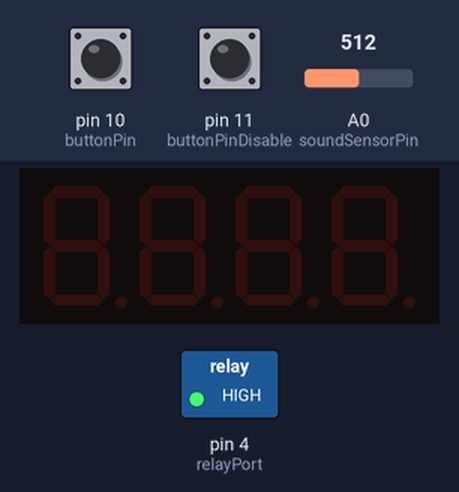
This sketch was run on a simulated Arduino Uno, built with avr-gcc and run on an emulated ATmega328P. On the bench: 4-digit seven-segment display, switched loads named in the sketch (green lamp = pin HIGH). The inputs (shaded band) are chosen by the test bench; at power-on: pin 10 (buttonPin) HIGH, pin 11 (buttonPinDisable) HIGH, A0 (soundSensorPin) = 512. The local clock reads 2024-03-15 10:24:30 at power-on unless the sketch sets it.

Above: at 1.7 s.
1.8 s: pin 10 (buttonPin) pulled LOW for 0.65 s
At 3.0 s:
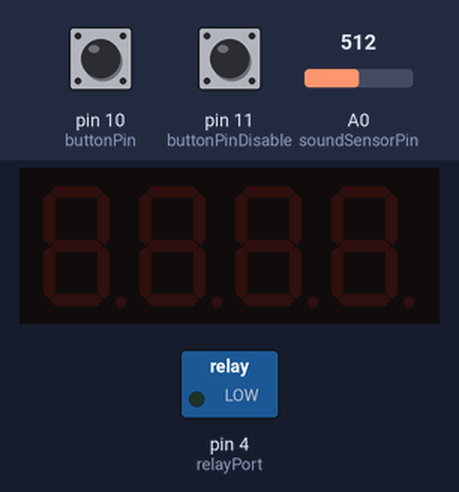
4.6 s: pin 11 (buttonPinDisable) pulled LOW for 0.65 s
At 6.1 s:
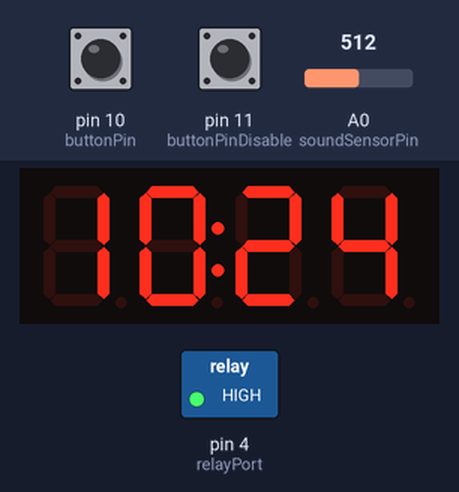
7.7 s: pin 10 (buttonPin) pulled LOW for 3.2 s
At 9.5 s:
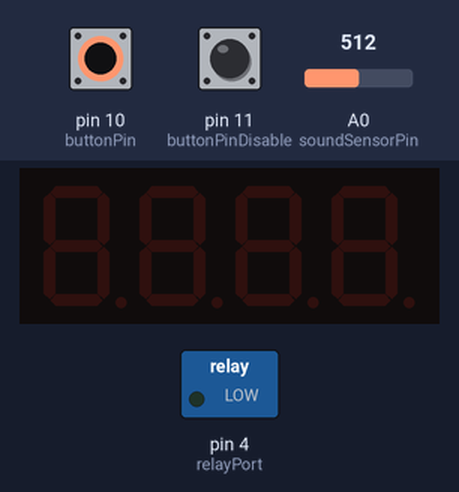
Timing chart, 0 to 12.9 s (numbered marks = the images above; inputs shaded):
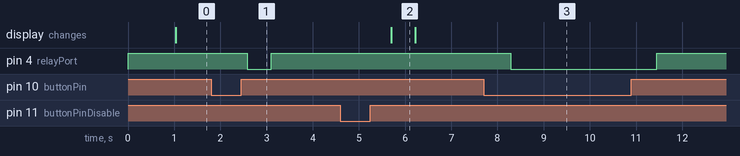

The sketch:

clockLedTempRele.ino
```cpp
//led clock
#include <DS3231.h>
#include <Wire.h>
#include "TM1637.h"

#define CLK 9//Pins for TM1637
#define DIO 8

TM1637 tm1637(CLK,DIO);

const int buttonPin = 10, buttonPinDisable = 11;
const int relayPort = 4;
int buttonState = 0, buttonDisableState = 0;
boolean readOtherValues = false;
int disableLed = -1;
int disableLight = 1;
int soundSensorPin = A0;
int soundSensorValue = 0;

DS3231 Clock;
bool Century=false, h12, PM;

int myHour, myMinutes, myDate, myMonth, myYear;

void setup(){
  Serial.begin(9600);
  Wire.begin();
  pinMode(buttonPin, INPUT_PULLUP);
  pinMode(buttonPinDisable, INPUT_PULLUP);
  pinMode(soundSensorPin,INPUT);
  pinMode(relayPort, OUTPUT);
  digitalWrite(relayPort, HIGH);
//    Clock.setClockMode(false);
//    Clock.setYear(18);
//    Clock.setMonth(05);
//    Clock.setDate(17);
//    Clock.setHour(21);
//    Clock.setMinute(55);
//    Clock.setSecond(30);

  tm1637.init();
  tm1637.set(BRIGHT_DARKEST);
  //BRIGHT_TYPICAL = 2,BRIGHT_DARKEST = 0,BRIGHTEST = 7;

  delay(500);

 }

void loop(){
  soundSensorValue = analogRead(soundSensorPin);
  buttonState = digitalRead(buttonPin);
  buttonDisableState = digitalRead(buttonPinDisable);

  getHoursAndMinutes();

  if(soundSensorValue > 200){
    disableLed = 1;
    disableLight = 1;
    soundSensorValue=0;
    delay(500);
  }


  if (buttonState == LOW && buttonDisableState == HIGH){
    readOtherValues = true;
    disableLight = - disableLight;
    delay(10);
  } else {
    readOtherValues = false;
  }

  if (buttonDisableState == LOW && buttonState == HIGH){
    disableLed = - disableLed;
    disableLight = 1;
    delay(500);
  }


  if (disableLight == -1){
    digitalWrite(relayPort, LOW);
  } else {
    digitalWrite(relayPort, HIGH);
  }

  if (myHour == 6 && myMinutes == 0){
    disableLed = -1;
  }

  if (disableLed == -1){

    //getHoursAndMinutes();

    int digitoneHour = myHour / 10;
    int digittwoHour = myHour % 10;
    int digitoneMin = myMinutes / 10;
    int digittwoMin = myMinutes % 10;

    if (readOtherValues){
      delay (100);
      int temp = Clock.getTemperature();
      int digitoneT = temp / 10;
      int digittwoT = temp % 10;
      int digitOneDate = myDate / 10;
      int digitTwoDate = myDate % 10;
      int digitOneMonth = myMonth / 10;
      int digitTwoMonth = myMonth % 10;
      int digitOneYear  = myYear / 1000;
      int digitTwoYear = (myYear / 100)%10;
      int digitThreeYear = (myYear % 100)/10;
      int digitFourYear = myYear % 10;;
      tm1637.point(POINT_OFF);

      tm1637.display(0,digitOneDate);
      tm1637.display(1,digitTwoDate);

      tm1637.display(2,digitOneMonth);
      tm1637.display(3,digitTwoMonth);
      delay (2000);
      tm1637.display(0,digitOneYear);
      tm1637.display(1,digitTwoYear);
      tm1637.display(2,digitThreeYear);
      tm1637.display(3,digitFourYear);
      delay (2000);
      tm1637.clearDisplay();
      tm1637.display(0,digitoneT);
      tm1637.display(1,digittwoT);
      tm1637.display(2,12);
      delay (2000);
      readOtherValues = false;
    } else {
      tm1637.point(POINT_ON);
      int digitoneHour = myHour / 10;
      int digittwoHour = myHour % 10;
      int digitoneMin = myMinutes / 10;
      int digittwoMin = myMinutes % 10;
      tm1637.display(0,digitoneHour);
      tm1637.display(1,digittwoHour);
      tm1637.display(2,digitoneMin);
      tm1637.display(3,digittwoMin);
  }
  } else {
    tm1637.point(POINT_OFF);
    tm1637.clearDisplay();
  }


}


void getHoursAndMinutes() {
  myHour = Clock.getHour(h12, PM);
  myMinutes = Clock.getMinute();
  myDate = Clock.getDate();
  myMonth = Clock.getMonth(Century);
  myYear = 2000 + Clock.getYear();
}
```

Measured:
- after the input at 1.8 s, pin 4 (relayPort): HIGH → LOW after 0.78 s, → HIGH 0.52 s later
- after the input at 4.6 s, the display: changes after 1.1 s (image 2)
- after the input at 7.7 s, pin 4 (relayPort): HIGH → LOW after 0.59 s, → HIGH 3.2 s later
- what the display in image 2 shows lasts 0.5 s, from 5.7 s to 6.2 s
